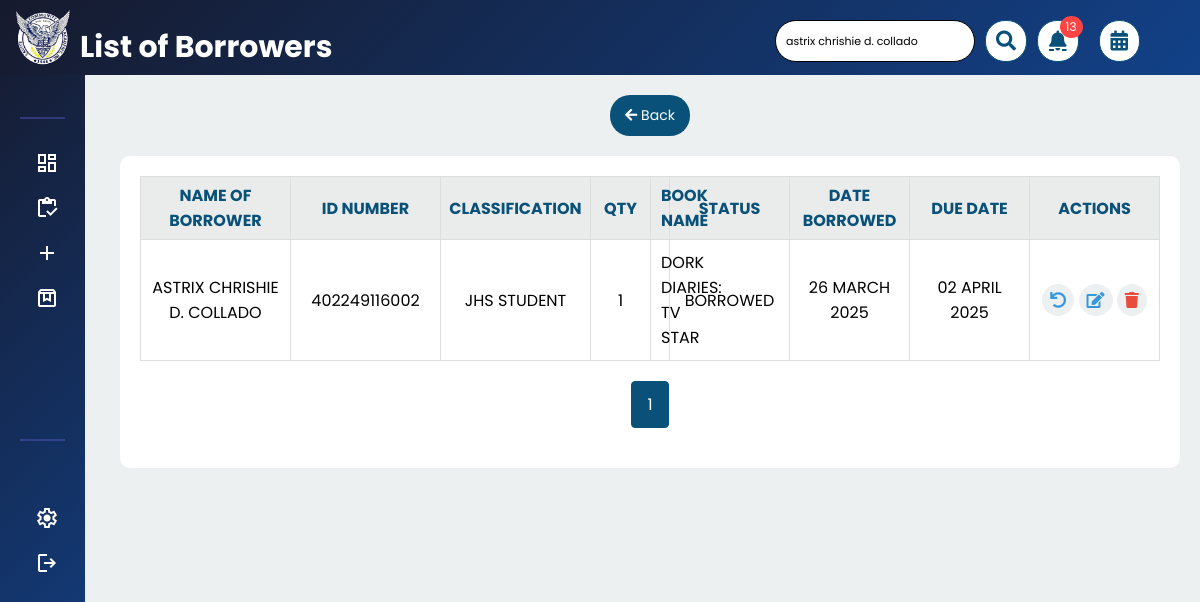
Page /library/php/borrowlist.php?search=astrix+chrishie+d.+collado (signed in) on the committed database.
### tables this page shows
CREATE TABLE `borrowers` (
  `id` int(11) NOT NULL,
  `name` varchar(255) NOT NULL,
  `number` varchar(255) NOT NULL,
  `b_class` varchar(255) NOT NULL,
  `b_bookname` varchar(255) DEFAULT NULL,
  `borrow_status` text NOT NULL,
  `borrow_date` date NOT NULL DEFAULT curdate(),
  `return_date` date DEFAULT NULL,
  `quantity` int(11) NOT NULL DEFAULT 1,
  `duedate` date DEFAULT NULL
);

### library/php/borrowlist.php (the view, shortened to what this page needs)
<?php
require 'config.php';
$searchQuery = '';
$searchParams = [];
$orderByDueDates = false;
if (isset($_GET['search'])) {
    $searchQuery = trim($_GET['search']);
    if (!empty($searchQuery)) {
        $searchParams = [
            '%' . $searchQuery . '%',
            '%' . $searchQuery . '%',
            '%' . $searchQuery . '%',
            '%' . $searchQuery . '%'
        ];
    }
}
$itemsPerPage = 5;
$currentPage = isset($_GET['page']) ? (int)$_GET['page'] : 1;
$offset = ($currentPage - 1) * $itemsPerPage;
$countSql = "SELECT COUNT(*) FROM borrowers WHERE borrow_status != 'returned'";
if ($searchQuery) {
    $countSql .= " AND (name LIKE ? OR b_class LIKE ? OR b_bookname LIKE ? OR borrow_status LIKE ?)";
}
$countStmt = $pdo->prepare($countSql);
$countStmt->execute($searchParams);
$totalRecords = $countStmt->fetchColumn();
$totalPages = ceil($totalRecords / $itemsPerPage);
$sql = "SELECT * FROM borrowers WHERE borrow_status != 'returned'";
if ($searchQuery) {
    $sql .= " AND (name LIKE ? OR b_class LIKE ? OR b_bookname LIKE ? OR borrow_status LIKE ?)";
}
$sql .= $orderByDueDates ? " ORDER BY duedate ASC" : " ORDER BY borrow_date DESC";
$sql .= " LIMIT ? OFFSET ?";
$params = array_merge($searchParams, [$itemsPerPage, $offset]);
$stmt = $pdo->prepare($sql);
$stmt->execute($params);
$borrowers = $stmt->fetchAll(PDO::FETCH_ASSOC);
$notificationCount = $pdo->query("SELECT COUNT(*) FROM borrowers
    WHERE borrow_status IN ('overdue', 'due today', 'due tomorrow', 'due after tomorrow')
    AND borrow_status != 'returned'")->fetchColumn();
?>
<!DOCTYPE html>
<html>
<head>
    <link rel="stylesheet" type="text/css" href="../css/borrowlist.css">
    <link rel="stylesheet" href="https://cdnjs.cloudflare.com/ajax/libs/font-awesome/5.15.4/css/all.min.css">
</head>
<body>
    <div class="header">
        <div class="sidebar-header">
            <img src="../img/logo.png" alt="Logo" class="nav-logo">
        </div>
        <div class="title-container">
            <h2>List of Borrowers</h2>
        </div>
        <div class="search-container">
            <form method="GET" action="borrowlist.php" class="search-form">
                <input type="text" name="search" value="<?php echo htmlspecialchars($searchQuery); ?>" placeholder="Search..">
                <button type="submit" class="search-button"><i class="fas fa-search"></i></button>
                <a href="javascript:void(0);" onclick="showNotifications();" class="due-dates-button notification-button" title="Notifications">
                    <i class="fas fa-bell"></i>
                    <?php if ($notificationCount > 0): ?>
                        <span class="notification-badge"><?php echo $notificationCount; ?></span>
                    <?php endif; ?>
                </a>
                <a href="borrowlist.php?sort=duedates" class="due-dates-button" title="Due Dates">
                    <i class="fas fa-calendar-alt"></i>
                </a>
            </form>
        </div>
    </div>
    <?php include 'navbar.php'; ?>
    <div class="content-container">
        <div class="header-container">
            <?php if ($searchQuery || $orderByDueDates) : ?>
                <a href="borrowlist.php" class="back-button">
                    <i class="fas fa-arrow-left"></i> Back
                </a>
            <?php endif; ?>
        </div>
        <div class="table-container">
            <?php if (empty($borrowers)) : ?>
                <p>No records found</p>
            <?php else : ?>
                <table>
                    <thead>
                        <tr>
                            <th class="id-header">Name of Borrower</th>
                            <th class="id-header">ID Number</th>
                            <th class="class-header">Classification</th>
                            <th class="quantity-header">QTY</th>
                            <th>Book Name</th>
                            <th class="dborrow-header">Status</th>
                            <th class="dborrow-header">Date Borrowed</th>
                            <th class="dborrow-header">Due Date</th>
                            <th class="Action-header">Actions</th>
                        </tr>
                    </thead>
                    <tbody>
                        <?php
                        foreach ($borrowers as $index => $borrower) {
                            $borrowerStatus = 'Borrowed';
                        ?>
                        <tr>
                            <td><?php echo htmlspecialchars($borrower['name']); ?></td>
                            <td><?php echo htmlspecialchars($borrower['number']); ?></td>
                            <td><?php echo htmlspecialchars($borrower['b_class']); ?></td>
                            <td><?php echo htmlspecialchars($borrower['quantity']); ?></td>
                            <td><?php echo htmlspecialchars($borrower['b_bookname']); ?></td>
                            <td><?php echo $borrowerStatus; ?></td>
                            <td><?php echo date('d F Y', strtotime($borrower['borrow_date'])); ?></td>
                            <td><?php echo date('d F Y', strtotime($borrower['duedate'])); ?></td>
                            <td>
                                <a href="javascript:void(0);" onclick="confirmReturn(<?php echo $borrower['id']; ?>);" class="action-icon" title="Mark as Return">
                                    <i class="fas fa-undo"></i>
                                </a>
                                <a href="javascript:void(0);" onclick="populateUpdateModal(<?php echo htmlspecialchars(json_encode($borrower), ENT_QUOTES, 'UTF-8'); ?>);" class="action-icon" title="Update">
                                    <i class="fas fa-edit"></i>
                                </a>
                                <a href="javascript:void(0);" onclick="confirmDelete(<?php echo $borrower['id']; ?>);" class="action-icon delete-icon" title="Delete">
                                    <i class="fas fa-trash"></i>
                                </a>
                            </td>
                        </tr>
                        <?php } ?>
                    </tbody>
                </table>
            <?php endif; ?>
            <div class="pagination">
                <?php if ($totalPages > 0) : ?>
                    <?php for ($page = 1; $page <= $totalPages; $page++) : ?>
                        <a href="borrowlist.php?page=<?php echo $page; ?>&search=<?php echo urlencode($searchQuery); ?>&sort=<?php echo urlencode($orderByDueDates ? 'duedates' : ''); ?>" class="pagination-link <?php echo ($page == $currentPage) ? 'active' : ''; ?>">
                            <?php echo $page; ?>
                        </a>
                    <?php endfor; ?>
                <?php endif; ?>
            </div>
        </div>
    </div>
</body>
</html>

### library/css/navbar.css (style rules this page uses)
* { margin: 0; padding: 0; box-sizing: border-box; font-family: "Poppins", sans-serif; }
body { min-height: 100vh; background: #F0F4FF; }
.nav-logo { margin-top: 10px; width: 55px; }

### library/php/borrowlist.php (style rules this page uses)
.notification-button { position: relative; margin: 0 10px; }
.notification-badge { position: absolute; top: -5px; right: -5px; background: #ff4444; color: white; border-radius: 50%; padding: 2px 6px; font-size: 12px; min-width: 18px; text-align: center; }

### rows in the picture
borrowers: name "ASTRIX CHRISHIE D. COLLADO", number "402249116002", b_class "JHS STUDENT", quantity "1", b_bookname "DORK DIARIES: TV STAR", borrowerStatus "BORROWED", borrow_date "26 MARCH 2025", duedate "02 APRIL 2025"

### other values in the picture
$notificationCount "13"
